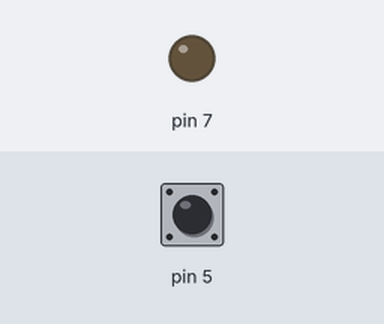
A sketch run on a simulated Arduino Uno, built with avr-gcc and run on an emulated ATmega328P. Parts: output pins drawn as LEDs (lit = HIGH). The test bench sets the inputs (shaded band); at power-on: pin 5 HIGH.

Above: at 1.2 s.
1.3 s: pin 5 pulled LOW for 0.15 s
At 1.37 s:
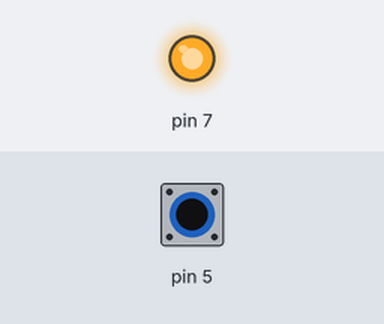
2.9 s: pin 5 pulled LOW for 3.2 s
At 7.5 s:
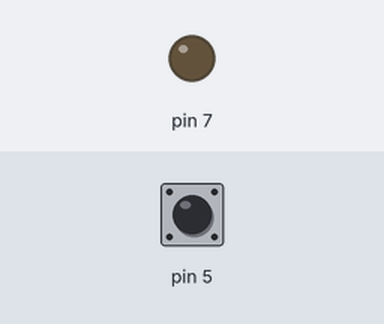
Timing chart, 0 to 9.0 s (numbered marks = the images above; inputs shaded):
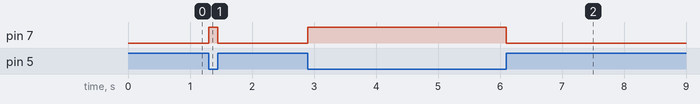

The sketch:

Buzzer_and_Transistor.ino
```cpp
void setup() {
  // put your setup code here, to run once:
  pinMode(7, OUTPUT);
  pinMode(5, INPUT_PULLUP);

}

void loop() {
  // put your main code here, to run repeatedly:
  if(digitalRead(5) == LOW)
    digitalWrite(7, HIGH);
  else
    digitalWrite(7, LOW);
}
```

Measured:
- after the input at 1.3 s, pin 7: LOW → HIGH at once, → LOW 0.15 s later
- after the input at 2.9 s, pin 7: LOW → HIGH at once, → LOW 3.2 s later
